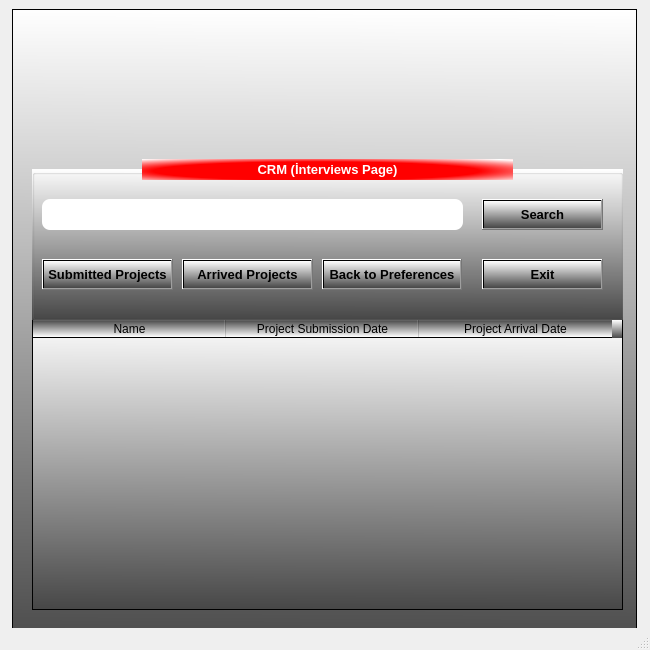
<?xml version="1.0" encoding="UTF-8"?>
<ui version="4.0">
 <class>interviews_page_MainWindow</class>
 <widget class="QMainWindow" name="interviews_page_MainWindow">
  <property name="geometry">
   <rect>
    <x>0</x>
    <y>0</y>
    <width>650</width>
    <height>650</height>
   </rect>
  </property>
  <property name="minimumSize">
   <size>
    <width>650</width>
    <height>650</height>
   </size>
  </property>
  <property name="maximumSize">
   <size>
    <width>650</width>
    <height>711</height>
   </size>
  </property>
  <property name="windowTitle">
   <string>                                                        INTERVIEWS PAGE</string>
  </property>
  <widget class="QWidget" name="centralwidget">
   <layout class="QGridLayout" name="gridLayout">
    <item row="0" column="0">
     <widget class="QFrame" name="frame">
      <property name="minimumSize">
       <size>
        <width>625</width>
        <height>650</height>
       </size>
      </property>
      <property name="maximumSize">
       <size>
        <width>600</width>
        <height>650</height>
       </size>
      </property>
      <property name="styleSheet">
       <string notr="true">background-color: qlineargradient(spread:pad, x1:0.489, y1:1, x2:0.494, y2:0, stop:0 rgba(71, 71, 71, 255), stop:1 rgba(255, 255, 255, 255));</string>
      </property>
      <property name="frameShape">
       <enum>QFrame::StyledPanel</enum>
      </property>
      <property name="frameShadow">
       <enum>QFrame::Raised</enum>
      </property>
      <property name="lineWidth">
       <number>0</number>
      </property>
      <property name="midLineWidth">
       <number>0</number>
      </property>
      <widget class="QTableWidget" name="interviews_page_tableWidget">
       <property name="geometry">
        <rect>
         <x>20</x>
         <y>310</y>
         <width>591</width>
         <height>291</height>
        </rect>
       </property>
       <property name="sizePolicy">
        <sizepolicy hsizetype="Fixed" vsizetype="Fixed">
         <horstretch>0</horstretch>
         <verstretch>0</verstretch>
        </sizepolicy>
       </property>
       <property name="font">
        <font>
         <bold>true</bold>
        </font>
       </property>
       <property name="lineWidth">
        <number>0</number>
       </property>
       <property name="midLineWidth">
        <number>0</number>
       </property>
       <property name="horizontalScrollBarPolicy">
        <enum>Qt::ScrollBarAsNeeded</enum>
       </property>
       <property name="sizeAdjustPolicy">
        <enum>QAbstractScrollArea::AdjustToContents</enum>
       </property>
       <property name="autoScroll">
        <bool>true</bool>
       </property>
       <attribute name="horizontalHeaderVisible">
        <bool>true</bool>
       </attribute>
       <attribute name="horizontalHeaderCascadingSectionResizes">
        <bool>false</bool>
       </attribute>
       <attribute name="horizontalHeaderMinimumSectionSize">
        <number>30</number>
       </attribute>
       <attribute name="horizontalHeaderDefaultSectionSize">
        <number>193</number>
       </attribute>
       <attribute name="verticalHeaderMinimumSectionSize">
        <number>24</number>
       </attribute>
       <attribute name="verticalHeaderDefaultSectionSize">
        <number>30</number>
       </attribute>
       <column>
        <property name="text">
         <string>Name</string>
        </property>
       </column>
       <column>
        <property name="text">
         <string>Project Submission Date</string>
        </property>
       </column>
       <column>
        <property name="text">
         <string>Project Arrival Date</string>
        </property>
       </column>
      </widget>
      <widget class="QLabel" name="interviews_image_label">
       <property name="geometry">
        <rect>
         <x>20</x>
         <y>20</y>
         <width>551</width>
         <height>111</height>
        </rect>
       </property>
       <property name="styleSheet">
        <string notr="true">background-color: rgba(255, 255, 255, 0);</string>
       </property>
       <property name="text">
        <string/>
       </property>
       <property name="pixmap">
        <pixmap>../images/werhere_image.png</pixmap>
       </property>
       <property name="scaledContents">
        <bool>true</bool>
       </property>
      </widget>
      <widget class="QGroupBox" name="groupBox">
       <property name="geometry">
        <rect>
         <x>20</x>
         <y>160</y>
         <width>591</width>
         <height>151</height>
        </rect>
       </property>
       <property name="title">
        <string/>
       </property>
       <widget class="QPushButton" name="submitted_projects_pushButton">
        <property name="geometry">
         <rect>
          <x>10</x>
          <y>90</y>
          <width>131</width>
          <height>31</height>
         </rect>
        </property>
        <property name="font">
         <font>
          <family>Arial</family>
          <pointsize>10</pointsize>
          <bold>true</bold>
         </font>
        </property>
        <property name="cursor">
         <cursorShape>PointingHandCursor</cursorShape>
        </property>
        <property name="styleSheet">
         <string notr="true">
QPushButton:hover{
   border-radius : 6px;
	color: rgb(255, 255, 255);
	background-color:  ;
	background-color: rgb(218, 30, 60);
    border: 1px solid rgb(255, 255, 255);

}


</string>
        </property>
        <property name="text">
         <string>Submitted Projects</string>
        </property>
       </widget>
       <widget class="QPushButton" name="back_to_preferences_pushButton">
        <property name="geometry">
         <rect>
          <x>290</x>
          <y>90</y>
          <width>140</width>
          <height>31</height>
         </rect>
        </property>
        <property name="font">
         <font>
          <family>Arial</family>
          <pointsize>10</pointsize>
          <bold>true</bold>
         </font>
        </property>
        <property name="cursor">
         <cursorShape>PointingHandCursor</cursorShape>
        </property>
        <property name="styleSheet">
         <string notr="true">
QPushButton:hover{
   border-radius : 6px;
	color: rgb(255, 255, 255);
	background-color:  ;
	background-color: rgb(218, 30, 60);
    border: 1px solid rgb(255, 255, 255);

}


</string>
        </property>
        <property name="text">
         <string>Back to Preferences</string>
        </property>
       </widget>
       <widget class="QPushButton" name="exit_pushButton">
        <property name="geometry">
         <rect>
          <x>450</x>
          <y>90</y>
          <width>121</width>
          <height>31</height>
         </rect>
        </property>
        <property name="font">
         <font>
          <family>Arial</family>
          <pointsize>10</pointsize>
          <bold>true</bold>
         </font>
        </property>
        <property name="cursor">
         <cursorShape>PointingHandCursor</cursorShape>
        </property>
        <property name="styleSheet">
         <string notr="true">
QPushButton:hover{
   border-radius : 6px;
	color: rgb(255, 255, 255);
	background-color:  ;
	background-color: rgb(218, 30, 60);
    border: 1px solid rgb(255, 255, 255);

}


</string>
        </property>
        <property name="text">
         <string>Exit</string>
        </property>
       </widget>
       <widget class="QPushButton" name="arrived_projects_pushButton">
        <property name="geometry">
         <rect>
          <x>150</x>
          <y>90</y>
          <width>131</width>
          <height>31</height>
         </rect>
        </property>
        <property name="font">
         <font>
          <family>Arial</family>
          <pointsize>10</pointsize>
          <bold>true</bold>
         </font>
        </property>
        <property name="cursor">
         <cursorShape>PointingHandCursor</cursorShape>
        </property>
        <property name="styleSheet">
         <string notr="true">
QPushButton:hover{
   border-radius : 6px;
	color: rgb(255, 255, 255);
	background-color:  ;
	background-color: rgb(218, 30, 60);
    border: 1px solid rgb(255, 255, 255);

}

</string>
        </property>
        <property name="text">
         <string>Arrived Projects</string>
        </property>
       </widget>
       <widget class="QPushButton" name="search_pushButton">
        <property name="geometry">
         <rect>
          <x>450</x>
          <y>30</y>
          <width>121</width>
          <height>31</height>
         </rect>
        </property>
        <property name="font">
         <font>
          <family>Arial</family>
          <pointsize>10</pointsize>
          <bold>true</bold>
         </font>
        </property>
        <property name="cursor">
         <cursorShape>PointingHandCursor</cursorShape>
        </property>
        <property name="styleSheet">
         <string notr="true">
QPushButton:hover{
   border-radius : 6px;
	color: rgb(255, 255, 255);
	background-color:  ;
	background-color: rgb(218, 30, 60);
    border: 1px solid rgb(255, 255, 255);

}

</string>
        </property>
        <property name="text">
         <string>Search</string>
        </property>
       </widget>
       <widget class="QLineEdit" name="search_lineEdit">
        <property name="geometry">
         <rect>
          <x>10</x>
          <y>30</y>
          <width>421</width>
          <height>31</height>
         </rect>
        </property>
        <property name="contextMenuPolicy">
         <enum>Qt::DefaultContextMenu</enum>
        </property>
        <property name="accessibleName">
         <string/>
        </property>
        <property name="accessibleDescription">
         <string/>
        </property>
        <property name="autoFillBackground">
         <bool>false</bool>
        </property>
        <property name="styleSheet">
         <string notr="true">background-color: rgb(255, 255, 255);
border-radius : 8px;</string>
        </property>
        <property name="inputMethodHints">
         <set>Qt::ImhNone</set>
        </property>
        <property name="inputMask">
         <string/>
        </property>
        <property name="text">
         <string/>
        </property>
        <property name="echoMode">
         <enum>QLineEdit::Normal</enum>
        </property>
        <property name="alignment">
         <set>Qt::AlignCenter</set>
        </property>
        <property name="dragEnabled">
         <bool>false</bool>
        </property>
        <property name="readOnly">
         <bool>false</bool>
        </property>
        <property name="cursorMoveStyle">
         <enum>Qt::LogicalMoveStyle</enum>
        </property>
        <property name="clearButtonEnabled">
         <bool>false</bool>
        </property>
       </widget>
      </widget>
      <widget class="QLabel" name="label">
       <property name="geometry">
        <rect>
         <x>130</x>
         <y>150</y>
         <width>371</width>
         <height>21</height>
        </rect>
       </property>
       <property name="styleSheet">
        <string notr="true">background-color: qradialgradient(spread:reflect, cx:0.477, cy:0.568, radius:0.73, fx:0.46, fy:0.575, stop:0.602273 rgba(255, 0, 0, 255), stop:1 rgba(255, 255, 255, 255));</string>
       </property>
       <property name="frameShadow">
        <enum>QFrame::Sunken</enum>
       </property>
       <property name="text">
        <string>&lt;html&gt;&lt;head/&gt;&lt;body&gt;&lt;p align=&quot;center&quot;&gt;&lt;span style=&quot; font-family:'__Inter_46a1ea','__Inter_Fallback_46a1ea','system-ui','arial'; font-size:10pt; font-weight:600; color:#ffffff;&quot;&gt;CRM (İnterviews Page)&lt;/span&gt;&lt;/p&gt;&lt;/body&gt;&lt;/html&gt;</string>
       </property>
      </widget>
     </widget>
    </item>
   </layout>
  </widget>
  <widget class="QStatusBar" name="statusbar"/>
 </widget>
 <resources/>
 <connections/>
</ui>
